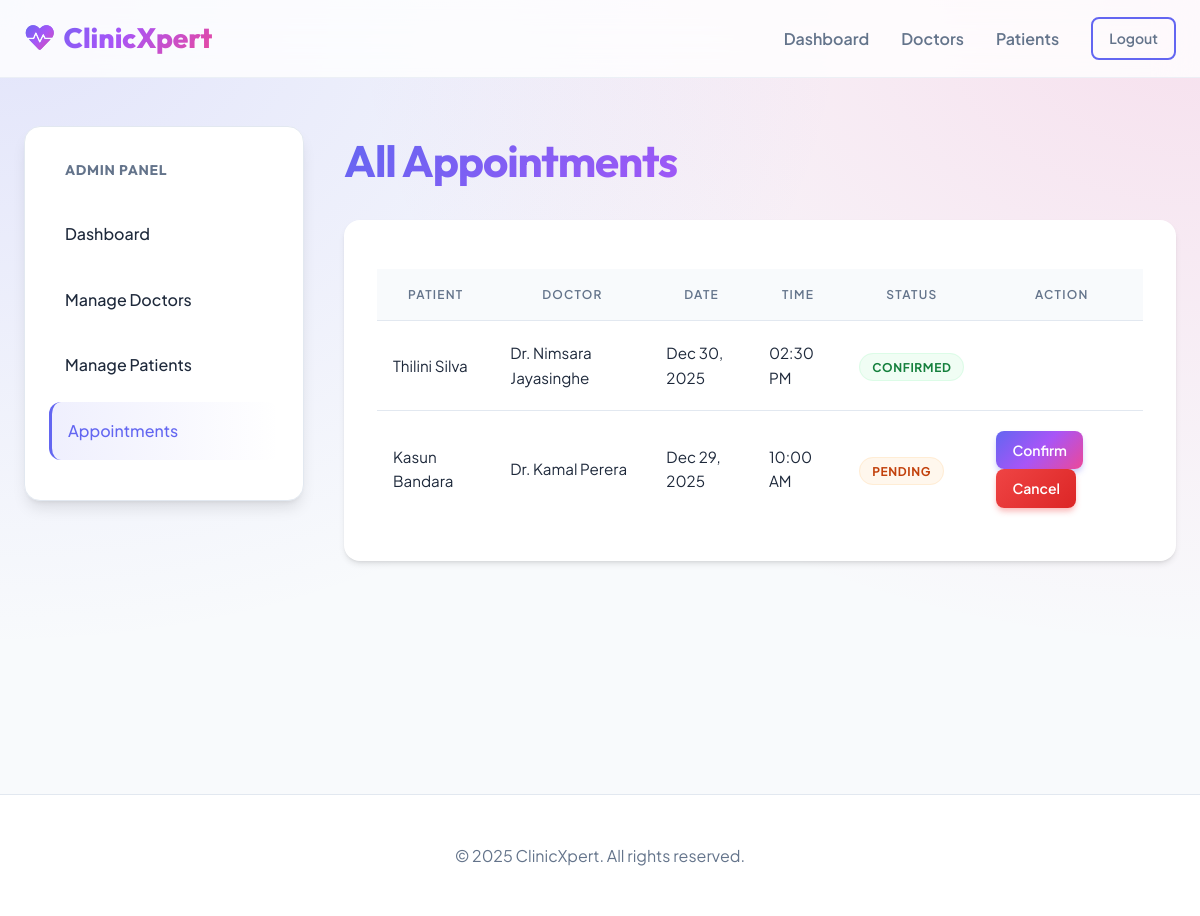
The page /admin/appointments.php (signed in) on the database its author committed.
### tables this page shows
CREATE TABLE `appointments` (
  `id` INT AUTO_INCREMENT PRIMARY KEY,
  `patient_id` INT NOT NULL,
  `doctor_id` INT NOT NULL,
  `appointment_date` DATE NOT NULL,
  `appointment_time` TIME NOT NULL,
  `reason` TEXT,
  `status` ENUM('Pending', 'Confirmed', 'Completed', 'Cancelled') DEFAULT 'Pending',
  `created_at` TIMESTAMP DEFAULT CURRENT_TIMESTAMP,
  FOREIGN KEY (`patient_id`) REFERENCES `patients`(`id`) ON DELETE CASCADE,
  FOREIGN KEY (`doctor_id`) REFERENCES `doctors`(`id`) ON DELETE CASCADE
);

CREATE TABLE `users` (
  `id` INT AUTO_INCREMENT PRIMARY KEY,
  `name` VARCHAR(100) NOT NULL,
  `email` VARCHAR(100) NOT NULL UNIQUE,
  `password` VARCHAR(255) NOT NULL,
  `role` ENUM('admin', 'doctor', 'patient') NOT NULL,
  `created_at` TIMESTAMP DEFAULT CURRENT_TIMESTAMP
);

### includes/functions.php (called while the page is built, shortened)
<?php
function formatDate($date)
{
    return date("M d, Y", strtotime($date));
}
function formatTime($time)
{
    return date("h:i A", strtotime($time));
}

### admin/appointments.php (the view, shortened to what this page needs)
<?php
require_once '../config/db.php';
require_once '../includes/functions.php';
$appointments = $pdo->query("
    SELECT a.*,
           u_p.name as patient_name,
           u_d.name as doctor_name
    FROM appointments a
    JOIN patients p ON a.patient_id = p.id
    JOIN doctors d ON a.doctor_id = d.id
    JOIN users u_p ON p.user_id = u_p.id
    JOIN users u_d ON d.user_id = u_d.id
    ORDER BY a.appointment_date DESC, a.appointment_time DESC
")->fetchAll();
require_once '../includes/header.php';
?>
<div class="dashboard-grid">
    <aside class="sidebar">
        <h3>Admin Panel</h3>
        <ul>
            <li><a href="index.php">Dashboard</a></li>
            <li><a href="doctors.php">Manage Doctors</a></li>
            <li><a href="patients.php">Manage Patients</a></li>
            <li><a href="appointments.php" class="active">Appointments</a></li>
        </ul>
    </aside>
    <div class="main-content">
        <h1>All Appointments</h1>
        <div class="card">
            <div class="table-responsive">
                <table>
                    <thead>
                        <tr>
                            <th>Patient</th>
                            <th>Doctor</th>
                            <th>Date</th>
                            <th>Time</th>
                            <th>Status</th>
                            <th>Action</th>
                        </tr>
                    </thead>
                    <tbody>
                        <?php foreach ($appointments as $app): ?>
                            <tr>
                                <td><?php echo htmlspecialchars($app['patient_name']); ?></td>
                                <td><?php echo htmlspecialchars($app['doctor_name']); ?></td>
                                <td><?php echo formatDate($app['appointment_date']); ?></td>
                                <td><?php echo formatTime($app['appointment_time']); ?></td>
                                <td>
                                    <span class="badge badge-<?php echo strtolower($app['status']); ?>">
                                        <?php echo $app['status']; ?>
                                    </span>
                                </td>
                                <td>
                                    <?php if ($app['status'] == 'Pending'): ?>
                                        <a href="?action=confirm&id=<?php echo $app['id']; ?>"
                                            class="btn btn-sm btn-primary">Confirm</a>
                                        <a href="?action=cancel&id=<?php echo $app['id']; ?>"
                                            class="btn btn-sm btn-danger">Cancel</a>
                                    <?php endif; ?>
                                </td>
                            </tr>
                        <?php endforeach; ?>
                    </tbody>
                </table>
            </div>
        </div>
    </div>
</div>
<?php require_once '../includes/footer.php'; ?>

### assets/css/style.css (style rules this page uses)
:root { --primary-gradient: linear-gradient(135deg, #6366f1 0%, #a855f7 50%, #ec4899 100%); --secondary-gradient: linear-gradient(135deg, #3b82f6 0%, #2dd4bf 100%); --surface-gradient: linear-gradient(180deg, #ffffff 0%, #f8fafc 100%); --primary: #6366f1; --primary-dark: #4f46e5; --secondary: #ec4899; --bg-color: #f3f4f6; --bg-mesh: radial-gradient(at 0% 0%, hsla(253, 16%, 7%, 1) 0, transparent 50%), radial-gradient(at 50% 0%, hsla(225, 39%, 30%, 1) 0, transparent 50%), radial-gradient(at 100% 0%, hsla(339, 49%, 30%, 1) 0, transparent 50%); --text-main: #1e293b; --text-muted: #64748b; --border: #e2e8f0; --surface: #ffffff; --shadow-sm: 0 1px 2px 0 rgb(0 0 0 / 0.05); --shadow-md: 0 4px 6px -1px rgb(0 0 0 / 0.1), 0 2px 4px -2px rgb(0 0 0 / 0.1); --shadow-lg: 0 10px 15px -3px rgb(0 0 0 / 0.1), 0 4px 6px -4px rgb(0 0 0 / 0.1); --shadow-premium: 0 20px 25px -5px rgb(0 0 0 / 0.1), 0 8px 10px -6px rgb(0 0 0 / 0.1); --glass-bg: rgba(255, 255, 255, 0.85); --glass-border: rgba(255, 255, 255, 0.5); --blur: 12px; --radius-sm: 8px; --radius-md: 12px; --radius-lg: 16px; --radius-xl: 24px; }
* { margin: 0; padding: 0; box-sizing: border-box; }
body { font-family: 'Plus Jakarta Sans', sans-serif; color: var(--text-main); background-color: #f8fafc; background-image: radial-gradient(at 0% 0%, rgba(99, 102, 241, 0.15) 0px, transparent 50%), radial-gradient(at 100% 0%, rgba(236, 72, 153, 0.15) 0px, transparent 50%); background-attachment: fixed; line-height: 1.6; min-height: 100vh; display: flex; flex-direction: column; }
h1, h2, h3, h4, h5, h6 { font-family: 'Outfit', sans-serif; color: #0f172a; font-weight: 700; letter-spacing: -0.025em; }
h1 { font-size: 2.75rem; margin-bottom: 1.5rem; background: var(--primary-gradient); -webkit-background-clip: text; -webkit-text-fill-color: transparent; }
h3 { font-size: 1.5rem; margin-bottom: 0.75rem; }
a { text-decoration: none; color: inherit; transition: all 0.3s ease; }
.card { background: var(--surface); border-radius: var(--radius-lg); border: 1px solid rgba(255, 255, 255, 0.6); box-shadow: var(--shadow-md); padding: 2rem; transition: transform 0.3s ease, box-shadow 0.3s ease; }
.btn { display: inline-flex; align-items: center; justify-content: center; padding: 0.75rem 1.5rem; border-radius: var(--radius-md); font-weight: 600; font-size: 0.95rem; cursor: pointer; transition: all 0.3s cubic-bezier(0.4, 0, 0.2, 1); border: none; gap: 0.5rem; }
.btn-primary { background: var(--primary-gradient); color: white; box-shadow: 0 4px 6px -1px rgba(99, 102, 241, 0.4); }
.btn-danger { background: linear-gradient(135deg, #ef4444 0%, #dc2626 100%); color: white; box-shadow: 0 4px 6px -1px rgba(239, 68, 68, 0.4); }
.btn-sm { padding: 0.5rem 1rem; font-size: 0.875rem; border-radius: var(--radius-sm); }
.dashboard-grid { display: grid; grid-template-columns: 280px 1fr; gap: 2.5rem; margin: 3rem auto; min-height: calc(100vh - 180px); }
.sidebar { background: var(--surface); border-radius: var(--radius-lg); padding: 2rem 1.5rem; height: fit-content; box-shadow: var(--shadow-lg); border: 1px solid var(--border); position: sticky; top: 100px; }
.sidebar h3 { font-size: 0.875rem; text-transform: uppercase; letter-spacing: 0.05em; color: var(--text-muted); margin-bottom: 1.5rem; padding-left: 1rem; }
.sidebar ul { list-style: none; }
.sidebar li { margin-bottom: 0.5rem; }
.sidebar a { display: flex; padding: 1rem; border-radius: var(--radius-md); color: var(--text-main); font-weight: 500; transition: all 0.2s; }
.sidebar a.active { background: linear-gradient(90deg, rgba(99, 102, 241, 0.1) 0%, transparent 100%); color: var(--primary); border-left: 3px solid var(--primary); }
table { width: 100%; border-collapse: separate; border-spacing: 0; margin-top: 1rem; }
th { background: #f8fafc; color: var(--text-muted); font-weight: 600; text-transform: uppercase; font-size: 0.75rem; letter-spacing: 0.1em; padding: 1rem; border-bottom: 1px solid var(--border); }
td { padding: 1.25rem 1rem; border-bottom: 1px solid var(--border); color: var(--text-main); font-size: 0.95rem; }
tr:last-child td { border-bottom: none; }
.badge { padding: 0.35rem 0.75rem; border-radius: 9999px; font-size: 0.75rem; font-weight: 700; text-transform: uppercase; letter-spacing: 0.05em; }
.badge-pending { background: #fff7ed; color: #c2410c; border: 1px solid #ffedd5; }
.badge-confirmed { background: #f0fdf4; color: #15803d; border: 1px solid #dcfce7; }

### rows shown on the page
appointments: users.name "Thilini Silva", users.name "Dr. Nimsara Jayasinghe", appointment_date "Dec 30, 2025", appointment_time "02:30 PM", status "CONFIRMED"
appointments: users.name "Kasun Bandara", users.name "Dr. Kamal Perera", appointment_date "Dec 29, 2025", appointment_time "10:00 AM", status "PENDING"
